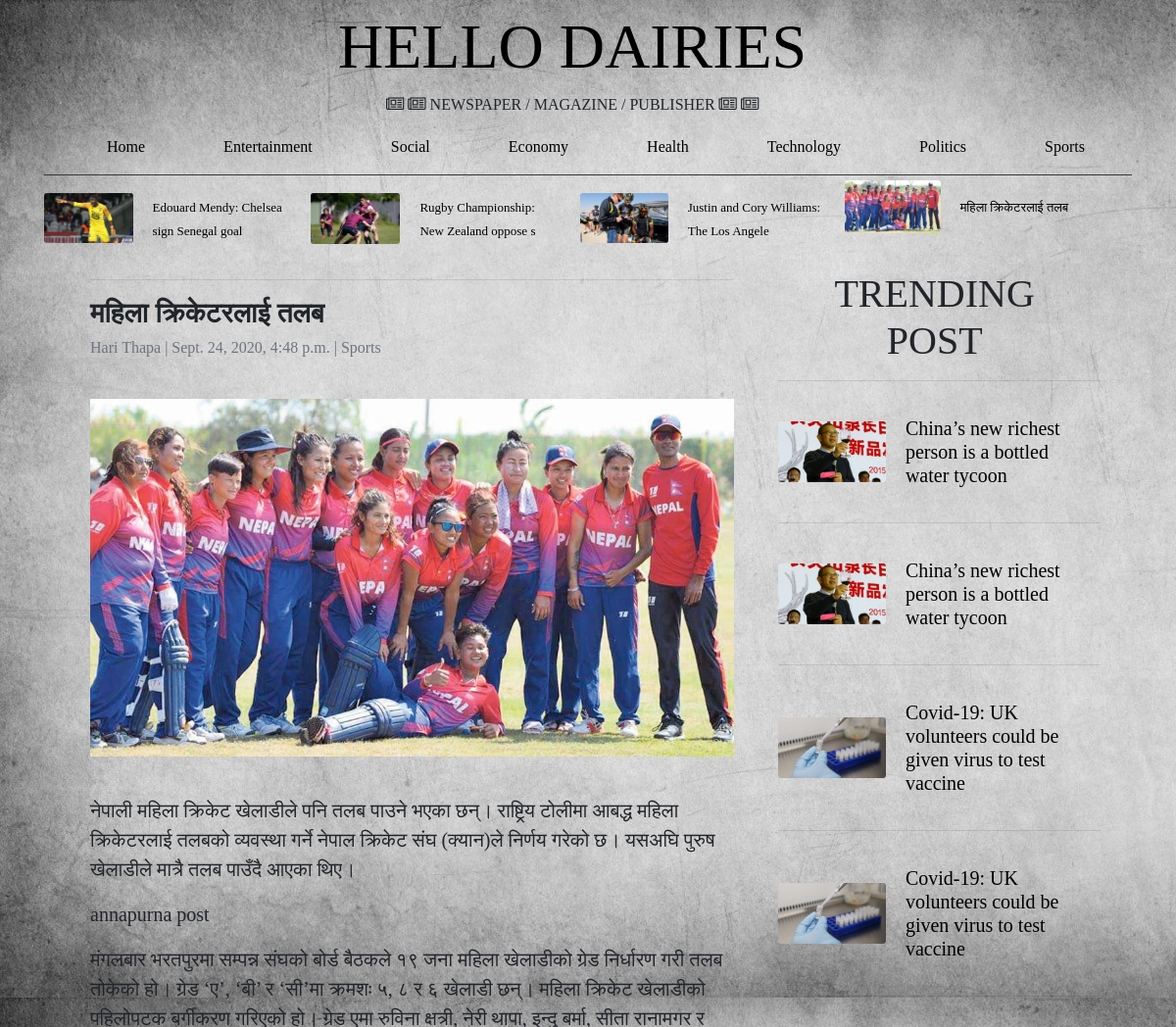
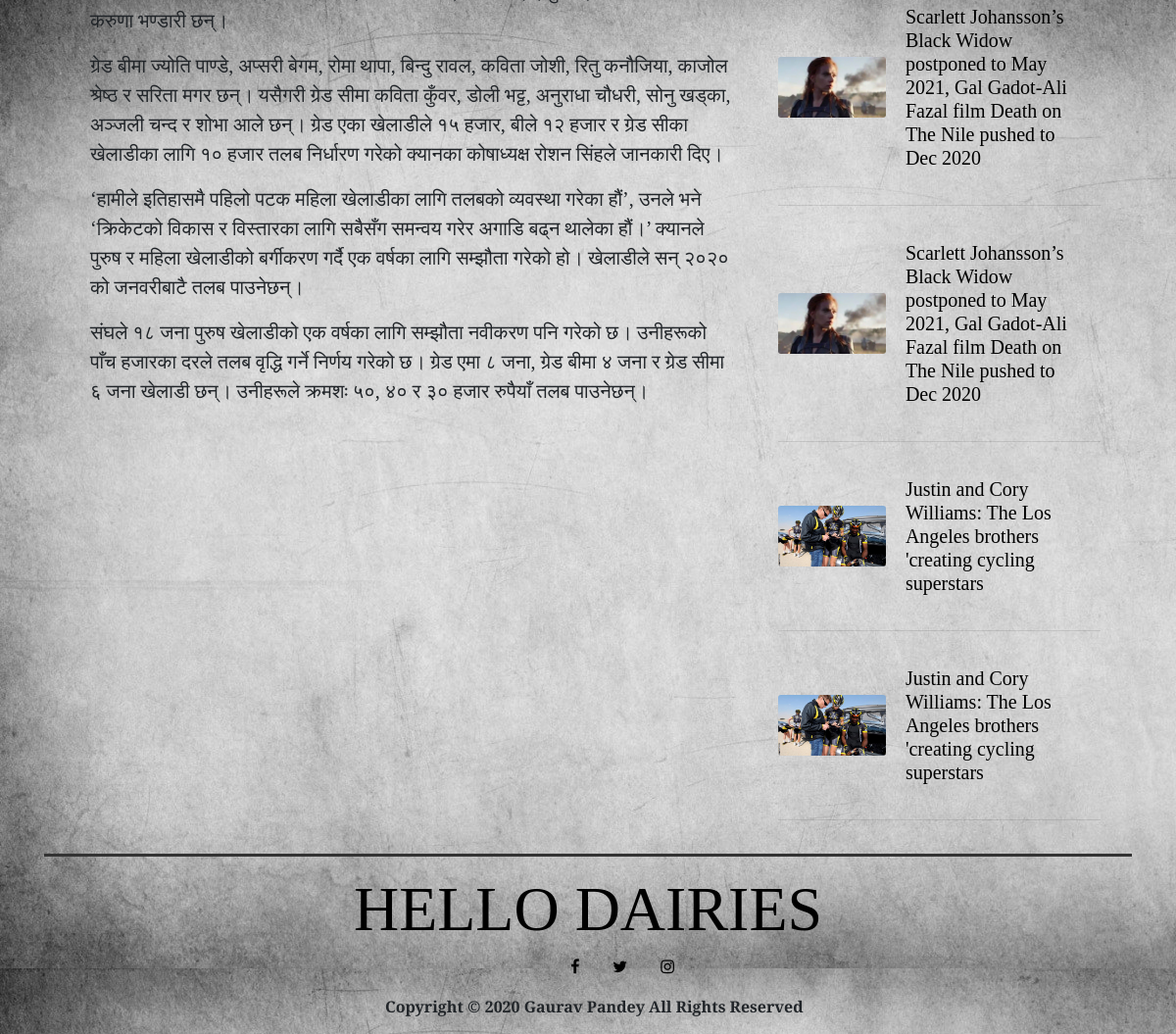
Page /news/post/nepal-cricket-wemen/ on the committed database (2 pictures, top to bottom).
### post/models.py (models this page shows, shortened)
class Category(models.Model):
    name = models.CharField(max_length=50, unique=True)
    created_at = models.DateTimeField(auto_now=True)
    class Meta:
        ordering = ['created_at']
    def __str__(self):
        return self.name

class Post(models.Model):
    title = models.CharField(max_length=250)
    slug = models.SlugField(max_length=250, unique=True)
    author = models.CharField(max_length=50)
    address = models.CharField(max_length=50)
    category = models.ForeignKey(Category, on_delete=models.CASCADE)
    image = models.ImageField(upload_to='news/%y/%m/%d/', blank=False)
    content = models.TextField()
    status = models.IntegerField(choices=STATUS, default=1)
    trending = models.IntegerField(choices=TRENDING, default=0)
    slideshow = models.IntegerField(choices=SlIDE, default=0)
    created_at = models.DateTimeField(auto_now=True)
    updated_at = models.DateTimeField(auto_now=True)
    class Meta:
        ordering = ['-created_at']

### post/views.py (the view)
# urls.py: path('news/post/<slug:slug>/', views.detail, name='post-detail'),
def detail(request, slug):
    categories = Category.objects.all()
    trendings = Post.objects.filter(trending=1)
    tops = Post.objects.all().order_by('category__topbar')
    post = Post.objects.get(slug=slug)
    context = {
        'categories': categories,
        'trendings': trendings,
        'tops': tops,
        'post': post
    }
    return render(request, 'news-page.html', context)

### post/templates/news-page.html (shortened to what this page needs)
{% extends 'base.html' %}
{% block content %}
    <div class="col-8">
        <div class="container">
            <hr>
            <div class="news-item-image">
                <h3>{{ post.title }}</h3>
                <p class="text-muted">{{ post.author|capfirst }} | {{ post.created_at }} | {{ post.category|capfirst }}</p>
                <br>
                <img src="{{ post.image.url }}" class="d-block w-100 image">
                <br>
            </div>
            <div class="news-content">
                <div style="line-height: 150%; font-size: 20px; font-weight: normal">
                    <p>{{ post.content|linebreaks|capfirst }}</p>
                </div>
            </div>
        </div>
        <br>
    </div>
{% endblock %}

### templates/base.html (shortened to what this page needs)
{% load static %}
<!DOCTYPE html>
<html lang="en">
<head>
    <link rel="stylesheet" href="https://stackpath.bootstrapcdn.com/bootstrap/4.4.1/css/bootstrap.min.css"
>
    <link rel="stylesheet" href="https://cdnjs.cloudflare.com/ajax/libs/font-awesome/4.7.0/css/font-awesome.min.css">
    <link rel="stylesheet" type="text/css" href="{% static 'css/main.css' %}">
</head>
<body>
<header>
    <div class="container">
        <div class="container-fluid">
            <div class="row header-top-row">
                <div class="header-copy">
                    <a href="{% url 'home' %}"><h1 class="logo">HELLO DAIRIES</h1></a>
                    <i class="fa fa-newspaper-o" aria-hidden="true"></i>&nbsp;<i class="fa fa-newspaper-o"
                                                                                 aria-hidden="true"></i>&nbsp;<span
                        class="tagline">NEWSPAPER / MAGAZINE / PUBLISHER</span>&nbsp;<i class="fa fa-newspaper-o"
                                                                                        aria-hidden="true"></i>&nbsp;<i
                        class="fa fa-newspaper-o" aria-hidden="true"></i>
                </div>
            </div>
        </div>
    </div>
</header>
<div class="container-fluid" id="fixed-navbar">
    <div class="container">
        <nav class="navbar navbar-expand-lg bg-navbar border-bottom border-dark">
            <ul class="navbar-nav ">
                <li class="nav-item">
                    <a class="nav-link" href="{% url 'home' %}">Home </a>
                </li>
                {% for category in categories %}
                    <li class="nav-item">
                        <a class="nav-link" href="{% url 'list' category.id %}">{{ category.name }} </a>
                    </li>
                {% endfor %}
            </ul>
        </nav>
    </div>
</div>
<div class="content">
    <div class="container">
        <div class="row-headline">
            {% for post in tops|slice:'4' %}
                <div class="" style="max-width: 300px;">
                    <div class="row no-gutters">
                        <div class="col-md-4">
                            <a href="{% url 'post-detail' post.slug %}"><img src="{{ post.image.url }}" class="card-img" alt="..."></a>
                        </div>
                        <div class="col-md-8">
                            <div class="card-body">
                                <a href="{% url 'post-detail' post.slug %}">
                                    <h8 class="card-title">{{ post.title|slice:'40' }}</h8>
                                </a>
                            </div>
                        </div>
                    </div>
                </div>
            {% endfor %}
        </div>
        <div class="container-fluid ">
            <div class="container">
                <div class="grid-container">
                    <div class="row">
                        {% block content %}
                        {% endblock %}
                        <div class="col-4 ">
                            <h5 class="post-type ">&nbsp;&nbsp;&nbsp;&nbsp;&nbsp;TRENDING &nbsp;&nbsp;&nbsp;&nbsp;&nbsp;
                                POST&nbsp;</h5>
                            <hr>
                            {% for post in trendings|slice:'8'%}
                                <div class="card mb-3 no-border" style="max-width: 540px;">
                                    <div class="row no-gutters">
                                        <div class="col-md-4">
                                            <a href="{% url 'post-detail' post.slug %}"><img src="{{ post.image.url}}" class="card-img"
                                                                          alt="..."></a>
                                        </div>
                                        <div class="col-md-8">
                                            <div class="card-body">
                                                <a href="{% url 'post-detail' post.slug %}">
                                                    <h5 class="card-title">{{ post.title}}</h5>
                                                </a>
                                            </div>
                                        </div>
                                    </div>
                                </div>
                                <hr>
                            {% endfor %}
                        </div>
                    </div>
                </div>
            </div>
        </div>
    </div>
    <footer>
        <div class="container-fluid ">
            <div class="container">
                <hr style="height:3px;border:none;color:#333;background-color:#333;"/>
                <div class="col-12 col-md-12 bottom-logo">
                    <h1 class="logo"><a href="{% url 'home' %}">HELLO DAIRIES</a></h1>
                    <div class="tagline social bottom-social">
                        <ul>
                            <li class="bottom-social-item facebook"><a href="https://www.facebook.com"><i
                                    class="fa fa-facebook"></i></a></li>
                            <li class="bottom-social-item twitter"><a href="https://www.twitter.com"><i
                                    class="fa fa-twitter"></i></a></li>
                            <li class="bottom-social-item instagram"><a href="https://www.instagram.com"><i
                                    class="fa fa-instagram"></i></a></li>
                        </ul>
                    </div>
                </div>
                <div class="col-12 col-md-12 copyright">
                    <p class="pl-5">Copyright &copy;
                        Gaurav Pandey All Rights Reserved
                    </p>
                </div>
            </div>
        </div>
    </footer>
</body>
</html>

### static/css/main.css (style rules this page uses)
body { font-family: 'Playfair Display', serif; background-image: url("/static/img/grey-bg-img.png"); }
.row, .card { background-color: transparent; }
header { padding-top: 10px; }
#fixed-navbar { z-index: 10; padding-top: 3px; }
.header-top-row { padding-left: 300px; }
.header-copy { text-align: center; }
.social li { list-style: none; display: inline; }
.border-bottom { display: inline; }
.logo { font-size: 4em; }
.navbar { display: block; justify-content: center; }
.bg-navbar { background-color: transparent; }
.navbar-expand-lg { justify-content: center; }
.navbar-expand-lg .navbar-nav .nav-link { padding-right: 2rem; padding-left: 3rem; }
.navbar-nav li { display: inline-block; }
h8 { font-size: 13px; }
.row-headline { display: flex; }
.grid-container { display: grid; grid-gap: 2px; padding: 2px; }
.image { height: auto; width: 600px; }
h3 { font-weight: 600; }
.post-type { font-size: 2.5em; text-align: center; padding-top: 7px; }
.col-md-4 { align-self: center; }
.no-border { border-style: none; }
a { color: black; }
.bottom-logo { text-align: center; }
.bottom-social { align-content: center; }
.bottom-social-item { padding-left: 30px; }
.copyright { padding-left: 300px; font-weight: 650; }
h5, .card-title { margin-bottom: 0px; }

### rows in the picture
Category: name "Entertainment"
Category: name "Social"
Category: name "Economy"
Category: name "Health"
Category: name "Technology"
Category: name "Politics"
Category: name "Sports"
Post: image (picture), title "Edouard Mendy: Chelsea sign Senegal goal"
Post: image (picture), title "Rugby Championship: New Zealand oppose s"
Post: image (picture), title "Justin and Cory Williams: The Los Angele", title "Justin and Cory Williams: The Los Angeles brothers 'creating cycling superstars"
Post: image (picture), title "महिला क्रिकेटरलाई तलब", author "Hari Thapa", created_at "Sept. 24, 2020, 4:48 p.m.", category "Sports", content "नेपाली महिला क्रिकेट खेलाडीले पनि तलब पाउने भएका छन्। राष्ट्रिय टोलीमा आबद्ध महिला क्रिकेटरलाई तलबको व्यवस्था गर्ने नेपाल क्रिकेट संघ (क्यान)ले निर्णय गरेको छ। यसअघि पुरुष खेलाडीले मात्रै तलब पाउँदै आएका थिए। annapurna post मंगलबार भरतपुरमा सम्पन्न संघको बोर्ड बैठकले १९ जना महिला खेलाडीको ग्रेड निर्धारण गरी तलब तोकेको हो। ग्रेड ‘ए’, ‘बी’ र ‘सी’मा क्रमशः ५, ८ र ६ खेलाडी छन्। महिला क्रिकेट खेलाडीको पहिलोपटक बर्गीकरण गरिएको हो। ग्रेड एमा रुविना क्षत्री, नेरी थापा, इन्दु बर्मा, सीता रानामगर र करुणा भण्डारी छन्। ग्रेड बीमा ज्योति पाण्डे, अप्सरी बेगम, रोमा थापा, बिन्दु रावल, कविता जोशी, रितु कनौजिया, काजोल श्रेष्ठ र सरिता मगर छन्। यसैगरी ग्रेड सीमा कविता कुँवर, डोली भट्ट, अनुराधा चौधरी, सोनु…"
Post: image (picture), title "China’s new richest person is a bottled water tycoon"
Post: image (picture), title "China’s new richest person is a bottled water tycoon"
Post: image (picture), title "Covid-19: UK volunteers could be given virus to test vaccine"
Post: image (picture), title "Covid-19: UK volunteers could be given virus to test vaccine"
Post: image (picture), title "Scarlett Johansson’s Black Widow postponed to May 2021, Gal Gadot-Ali Fazal film Death on The Nile pushed to Dec 2020"
Post: image (picture), title "Scarlett Johansson’s Black Widow postponed to May 2021, Gal Gadot-Ali Fazal film Death on The Nile pushed to Dec 2020"
Post: image (picture), title "Justin and Cory Williams: The Los Angeles brothers 'creating cycling superstars"
